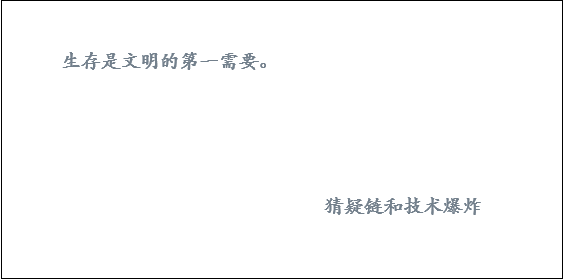
#> input picture learn/doc_loader/testimg2.png, 566 x 279 px
$ python pytesseract01.py
#> lines starting #> are read from the running program, lines starting #| are printed output that depends on the picture; after the words box and inside, x2 and y2 are one past the last pixel; in counts of white or black regions, pixels touching at a corner belong together
# -*- coding: utf-8 -*-
# @Time : 2025/10/25 0:39
# @Author : nanji
# @Site :
# @File : pytesseract01.py
# @Software: PyCharm
# @Comment :
# pip install opencv-python  # 仅包含主要模块
# pip install opencv-contrib-python  # 包含额外模块
# pip install opencv-contrib-python-headless


import numpy as np
import pytesseract
from pytesseract import Output
import cv2

try:
    from PIL import Image
    from PIL import ImageDraw
    from PIL import ImageFont
except ImportError:
    import Image

img = cv2.imread('testimg2.png')
#> img is the input picture: shape (279, 566, 3); mean B, G, R 250.8, 250.7, 250.5

gray = cv2.cvtColor(img, cv2.COLOR_BGR2GRAY)
thresh = cv2.threshold(gray, 0, 255, cv2.THRESH_BINARY_INV + cv2.THRESH_OTSU)[1]
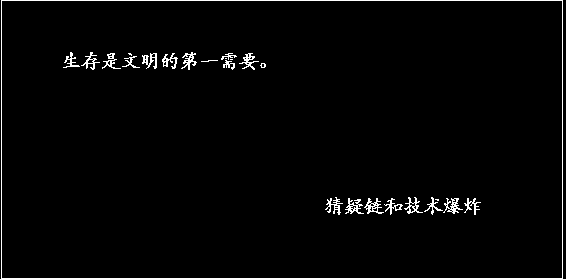
#> thresh: shape (279, 566); 2.2% white in thin lines or dots
cnts = cv2.findContours(thresh, cv2.RETR_EXTERNAL, cv2.CHAIN_APPROX_SIMPLE)
#> cnts = 1 contour; box (x1, y1, x2, y2) and area: (1, 0, 563, 279) 155958
cnts = cnts[0] if len(cnts) == 2 else cnts[1]
#> cnts = [[[1, 0], [1, 278], [562, 278], [562, 0]]]

width_list = []
for c in cnts:
    _, _, w, _ = cv2.boundingRect(c)
    width_list.append(w)
#> this loop made 1 pass
#> (c, w) on pass 1: ([[1, 0], [1, 278], [562, 278], [562, 0]], 562)
#> after the loop, width_list = [562]
wm = np.median(width_list)
#> wm = 562

#> (the run stopped early here; a loop or call above may not have finished)

$ run again, with learn/doc_loader/test.png copied over learn/doc_loader/testimg2.png
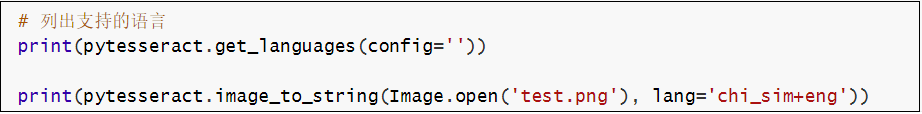
#> input picture learn/doc_loader/test.png, 922 x 114 px
#> img is the input picture: shape (114, 922, 3); mean B, G, R 232.8, 232.4, 233.9
#> `gray = cv2.cvtColor(img, cv2.COLOR_BGR2GRAY)`:
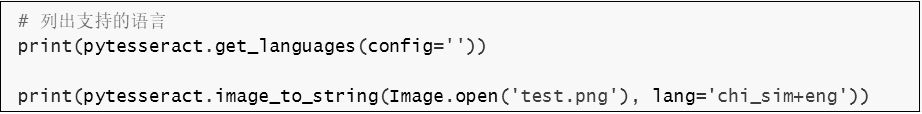
#> gray: shape (114, 922); min 0, max 255, mean 232.9
#> `thresh = cv2.threshold(gray, 0, 255, cv2.THRESH_BINARY_INV + cv2.THRES..`:
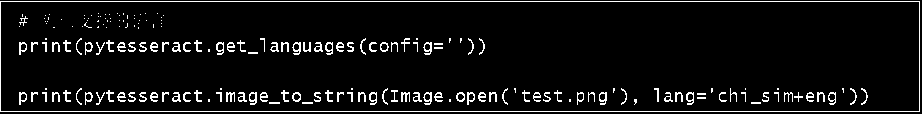
#> thresh: shape (114, 922); 6.3% white in thin lines or dots
#> `cnts = cv2.findContours(thresh, cv2.RETR_EXTERNAL, cv2.CHAIN_APPROX_SI..`: cnts = 1 contour; box (x1, y1, x2, y2) and area: (0, 1, 920, 112) 101090
#> `cnts = cnts[0] if len(cnts) == 2 else cnts[1]`: cnts = [[[0, 1], [0, 111], [919, 111], [919, 1]]]
#> the loop `for c in cnts:` made 1 pass
#> (c, w) on pass 1: ([[0, 1], [0, 111], [919, 111], [919, 1]], 920)
#> after the loop `for c in cnts:`: width_list = [920]
#> wm = 920
